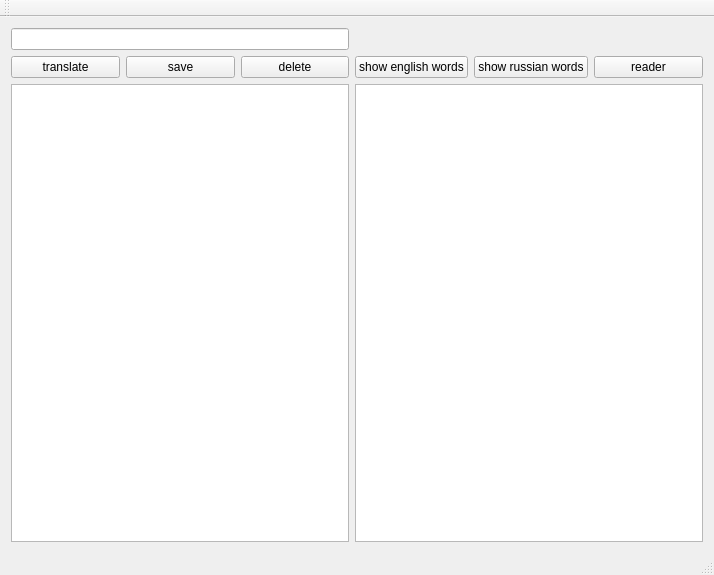
<?xml version="1.0" encoding="UTF-8"?>
<ui version="4.0">
 <class>MainWindow</class>
 <widget class="QMainWindow" name="MainWindow">
  <property name="geometry">
   <rect>
    <x>0</x>
    <y>0</y>
    <width>714</width>
    <height>575</height>
   </rect>
  </property>
  <property name="windowTitle">
   <string>MainWindow</string>
  </property>
  <widget class="QWidget" name="centralWidget">
   <layout class="QGridLayout" name="gridLayout">
    <item row="1" column="1">
     <widget class="QPushButton" name="pushButton_save">
      <property name="text">
       <string>save</string>
      </property>
     </widget>
    </item>
    <item row="1" column="0">
     <widget class="QPushButton" name="pushButton_translate">
      <property name="text">
       <string>translate</string>
      </property>
     </widget>
    </item>
    <item row="1" column="2">
     <widget class="QPushButton" name="pushButton_delete">
      <property name="text">
       <string>delete</string>
      </property>
     </widget>
    </item>
    <item row="2" column="3" colspan="3">
     <widget class="QTableView" name="tableView_2"/>
    </item>
    <item row="2" column="0" colspan="3">
     <widget class="QTableView" name="tableView"/>
    </item>
    <item row="0" column="0" colspan="3">
     <widget class="QLineEdit" name="lineEdit"/>
    </item>
    <item row="0" column="3" colspan="3">
     <widget class="QLabel" name="label">
      <property name="text">
       <string/>
      </property>
     </widget>
    </item>
    <item row="1" column="3">
     <widget class="QPushButton" name="pushButton_ShowEngWords">
      <property name="text">
       <string>show english words</string>
      </property>
     </widget>
    </item>
    <item row="1" column="4">
     <widget class="QPushButton" name="pushButton_ShowRusWords">
      <property name="text">
       <string>show russian words</string>
      </property>
     </widget>
    </item>
    <item row="1" column="5">
     <widget class="QPushButton" name="pushButton_reader">
      <property name="text">
       <string>reader</string>
      </property>
     </widget>
    </item>
   </layout>
  </widget>
  <widget class="QMenuBar" name="menuBar">
   <property name="geometry">
    <rect>
     <x>0</x>
     <y>0</y>
     <width>714</width>
     <height>23</height>
    </rect>
   </property>
  </widget>
  <widget class="QToolBar" name="mainToolBar">
   <attribute name="toolBarArea">
    <enum>TopToolBarArea</enum>
   </attribute>
   <attribute name="toolBarBreak">
    <bool>false</bool>
   </attribute>
  </widget>
  <widget class="QStatusBar" name="statusBar"/>
 </widget>
 <layoutdefault spacing="6" margin="11"/>
 <resources/>
 <connections/>
</ui>
